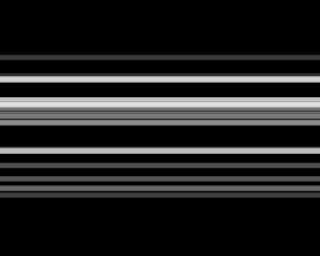
Frame 1 (no input)
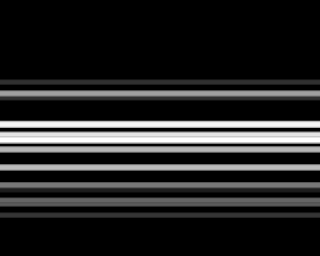
Frame 60 (the mouse pressed at the canvas centre just before this capture)
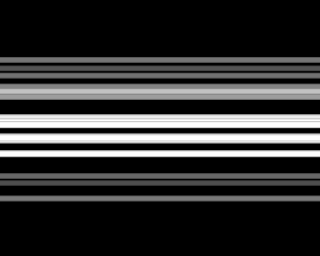
Frame 120 (the mouse held since frame 60 and released just before this capture)

The Processing sketch that drew these frames (run headless with seeded random() and noise(); from frame 60 on, the mouse is pressed at the canvas centre):

// Processing sketch: stripes
// ── stripes.pde
import java.util.*;

final int stripes = 20;
final int size = 128;

ArrayList<PVector> stripe;
PVector center;

void setup() {
  size(320, 256);
  noStroke();
  
  center = new PVector(0, 0, 256);
  
  stripe = new ArrayList<PVector>();
  for (int i = 0; i < stripes; i++) {
    float y = random(size) - size / 2;
    float z = random(size) - size / 2;
    
    stripe.add(new PVector(0, y, z));
  }
}

class CompareDepth implements Comparator<PVector> {
  int compare(PVector v1, PVector v2) {
    return int(v1.z - v2.z);
  }
}

void draw() {
  background(0);

  float a = (float)frameCount / 32.0;  

  ArrayList<PVector> temp = new ArrayList<PVector>();
  
  for (PVector s : stripe) {
    /* rotate stripe */
    float y = s.y * cos(a) - s.z * sin(a); 
    float z = s.y * sin(a) + s.z * cos(a);

    float yp = (y + center.y) * 256 / (z + center.z);

    temp.add(new PVector(0, yp, z)); 
  }

  Collections.sort(temp, new CompareDepth());

  float far = center.z - size / 2;
  float near = center.z + size / 2;

  for (PVector s : temp) {
    float h = (s.z + 128) / 64 + 4; 
    float c = s.z * 256 / size + 128;
    
    println(c, h);
    
    fill(constrain((int)c * 0.75, 0, 255));
    rect(0, s.y + height / 2 - h / 2, width, h);
    fill(constrain((int)c, 0, 255));
    rect(0, s.y + height / 2 - h / 3, width, h * 2 / 3);
  }
}

void keyPressed() {
  save("screenshot.png");
}
